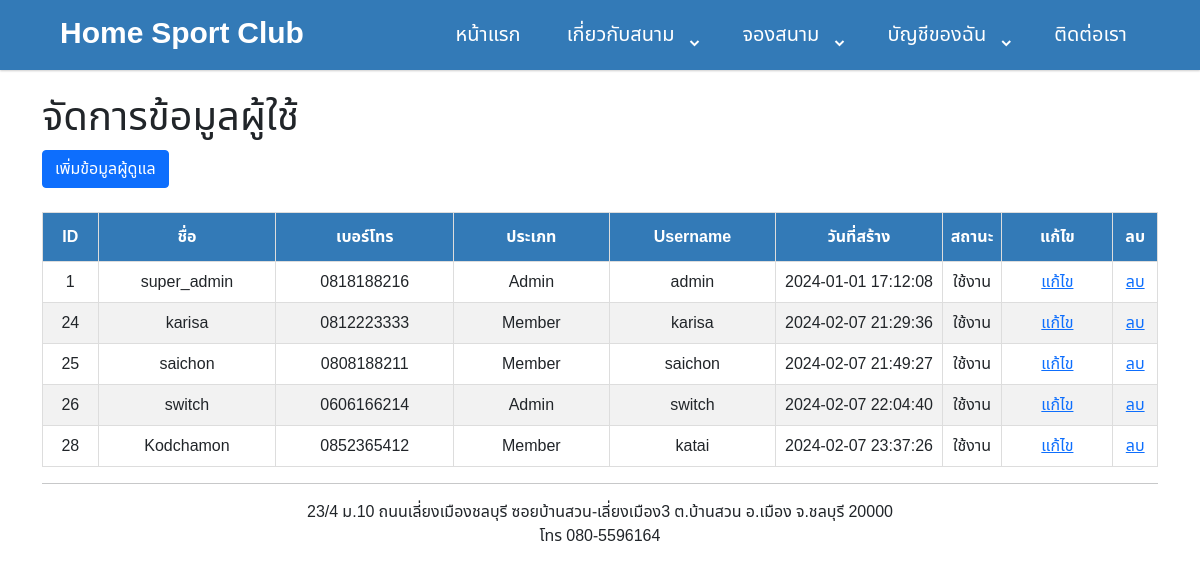
Page /badminton/profile_list.php (signed in) on the earlier database version.
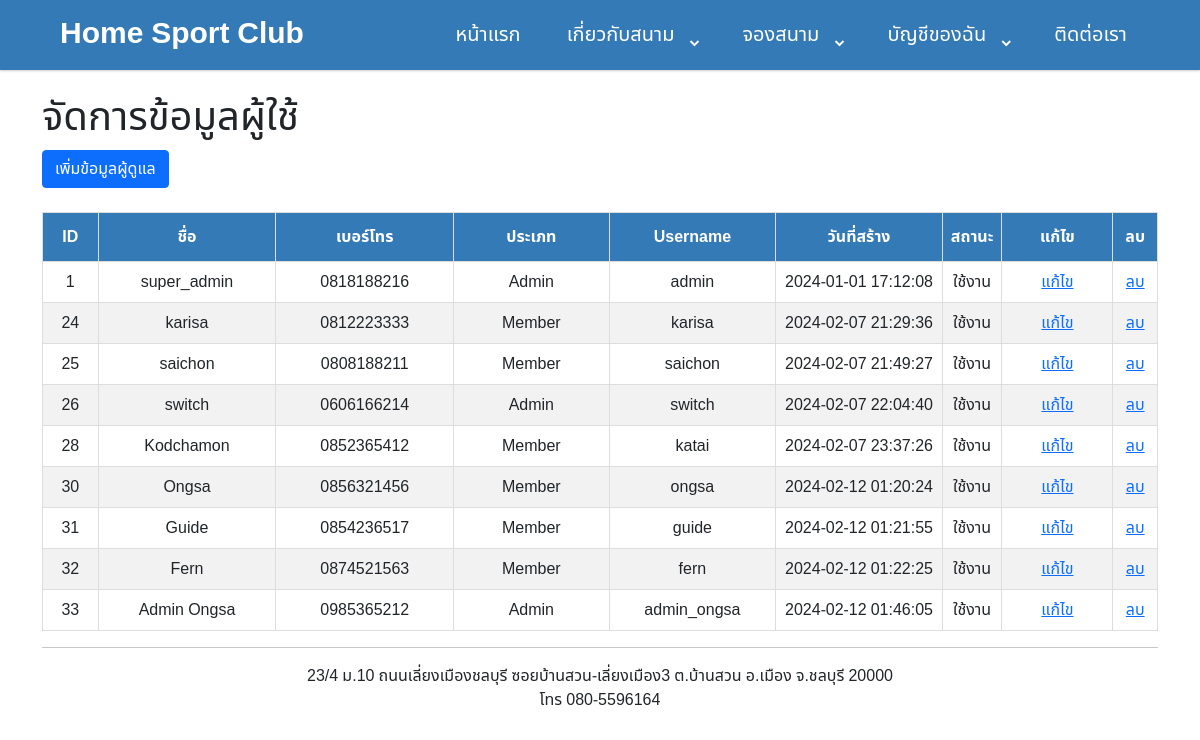
Same page on the later database version.
### tables this page shows
CREATE TABLE `t_user` (
  `user_id` int(11) NOT NULL,
  `user_name` varchar(50) NOT NULL,
  `user_tel` varchar(32) NOT NULL,
  `user_username` varchar(20) NOT NULL,
  `user_password` varchar(64) NOT NULL,
  `user_type` int(11) NOT NULL COMMENT 'm_user_type',
  `image_name` varchar(50) DEFAULT NULL,
  `create_date` datetime NOT NULL,
  `edit_date` datetime DEFAULT NULL,
  `create_by` int(11) NOT NULL COMMENT 't_user',
  `edit_by` int(11) DEFAULT NULL COMMENT 't_user',
  `del` tinyint(1) NOT NULL
);

### badminton/profile_list.php (the view, shortened to what this page needs)
<?php
include 'common/connect.php';
include "header.php";
?>
<!DOCTYPE html>
<html lang="en">
<head>
    <link href='https://unpkg.com/boxicons@2.0.7/css/boxicons.min.css' rel='stylesheet'>
    <link rel="stylesheet" href="css/boostrap/css/bootstrap.min.css">
    <link rel="stylesheet" href="css/mytable.css">
</head>
<body>
    <div class="container">
        <br>
        <h1>จัดการข้อมูลผู้ใช้</h1> <a href="addadmin.php" type="button" class="btn btn-primary">เพิ่มข้อมูลผู้ดูแล</a> <BR>
        <table id="customers">
            <BR>
            <thead>
                <tr>
                    <th width="5%">ID</th>
                    <th width="16%">ชื่อ</th>
                    <th width="16%">เบอร์โทร</th>
                    <th width="14%">ประเภท</th>
                    <th width="15%">Username</th>
                    <th width="15%">วันที่สร้าง</th>
                    <th width="5%">สถานะ</th>
                    <th width="10%">แก้ไข</th>
                    <th width="10%">ลบ</th>
                </tr>
            </thead>
            <tbody>
                <?php
                $sql = "SELECT * FROM `t_user` WHERE del = '0'";
                $result = mysqli_query($conn, $sql);
                while ($row = mysqli_fetch_assoc($result)) {
                    echo "<td>" . $row["user_id"] .  "</td> ";
                    echo "<td>" . $row["user_name"] .  "</td> ";
                    echo "<td>" . $row["user_tel"] .  "</td> ";
                    if ($row["user_type"] == 1) {
                        echo "<td>" . "Admin" .  "</td> ";
                    } else {
                        echo "<td>" . "Member" .  "</td> ";
                    }
                    echo "<td>" . $row["user_username"] .  "</td> ";
                    echo "<td>" . $row["create_date"] .  "</td> ";
                    if ($row["del"] == 0) {
                        echo "<td>" . "ใช้งาน" .  "</td> ";
                    } else {
                        echo "<td>" . "ไม่ใช้งาน" .  "</td> ";
                    }
                    echo "<td><a href='edit_member.php?id=$row[user_id]' onclick=\"return confirm('ต้องการแก้ไขข้อมูลใช่ไหม!!!')\">แก้ไข</a></td> ";
                    echo "<td><a href='controllers/delete_member.php?id=$row[user_id]' onclick=\"return confirm('ต้องการลบข้อมูลใช่ไหม!!!')\">ลบ</a></td> ";
                }
                echo "</table>";
                ?>
    </div>
    <?php include "footer.php" ?>
</body>
</html>

### badminton/header.php (shortened to what this page needs)
<!DOCTYPE html>
<html lang="en" dir="ltr">
<head>
  <link rel="stylesheet" href="css/style.css">
  <link href='https://unpkg.com/boxicons@2.0.7/css/boxicons.min.css' rel='stylesheet'>
  <link rel="stylesheet" href="css/boostrap/css/bootstrap.min.css">
</head>
<body>
  <nav class="navbar navbar-inverse" data-spy="affix" data-offset-top="197">
    <div class="navbar">
      <div class="logo" style="color: #fff;"><a>Home Sport Club</a></div>
      <div class="nav-links">
        <ul class="links">
          <li><a href="home.php">หน้าแรก</a></li>
          <li>
            <a>เกี่ยวกับสนาม</a>
            <i class='bx bxs-chevron-down htmlcss-arrow arrow  '></i>
          </li>
        </ul>
        <li>
          <a>จองสนาม</a>
          <i class='bx bxs-chevron-down js-arrow arrow '></i>
        </li>
        <li>
          <a>บัญชีของฉัน</a>
          <i class='bx bxs-chevron-down js-arrow arrow '></i>
        </li>
        <li><a href="contact.php">ติดต่อเรา</a></li>
      </div>
    </div>
  </nav>
</body>
</html>

### badminton/footer.php (shortened to what this page needs)
<!DOCTYPE html>
<html lang="en">
<head>
</head>
<body>
<footer class="sticky-footer bg-white">
    <div class="container my-auto">
        <div class="copyright text-center my-auto">
            <hr>
            <span>23/4 ม.10 ถนนเลี่ยงเมืองชลบุรี ซอยบ้านสวน-เลี่ยงเมือง3 ต.บ้านสวน อ.เมือง จ.ชลบุรี 20000</span>
            <p>โทร 080-5596164</p>
        </div>
    </div>
</footer>
</body>
</html>

### badminton/css/style.css (style rules this page uses)
* { box-sizing: border-box; font-family: 'M PLUS Rounded 1c', sans-serif; font-family: 'Noto Sans Thai', sans-serif; }
body { margin: 0; background: #f4f4fb; }
nav { height: 55px; position: relative; top: 20px; width: 100%; display: flex; background: #c6efff; justify-content: space-between; }
nav ul { margin: 0; display: flex; }
nav ul li { list-style: none; }
nav ul li a { top: 20px; font-size: 18px; font-weight: 400; height: 55px; line-height: 55px; padding: 0px 9px; text-decoration: none; color: black; display: block; }
.logo { font-size: 22px; font-weight: 600; height: flex; line-height: 20px; padding: 0px 10px; }

### badminton/css/mytable.css (style rules this page uses)
#customers { font-family: Arial, Helvetica, sans-serif; border-collapse: collapse; width: 100%; }
#customers td { border: 1px solid #dddddd; padding: 8px; text-align: center; }
#customers th { border: 1px solid #ddd; padding: 8px; }
#customers th { padding-top: 12px; padding-bottom: 12px; text-align: center; background-color: #337ab7; color: white; }

### badminton/header.php (style rules this page uses)
* { margin: 0; padding: 0; box-sizing: border-box; font-family: 'M PLUS Rounded 1c', sans-serif; font-family: 'Noto Sans Thai', sans-serif; }
body { min-height: 100vh; }
nav { position: fixed; top: 0; left: 0; width: 100%; height: 70px; background-color: #337ab7; box-shadow: 0 1px 2px rgba(0, 0, 0, 0.2); z-index: 9999 !important; display: block; }
nav .navbar { height: 100%; max-width: 1250px; width: 100%; display: flex; align-items: center; justify-content: space-between; margin: auto; padding: 0 50px; }
.navbar .logo a { font-size: 30px; color: #fff; text-decoration: none; font-weight: 600; }
nav .navbar .nav-links { height: 100%; }
nav .navbar .links { display: flex; }
nav .navbar .links li { position: relative; display: flex; align-items: center; justify-content: space-between; list-style: none; padding: 0 14px; }
nav .navbar .links li a { height: 100%; text-decoration: none; white-space: nowrap; color: #fff; font-size: 20px; font-weight: 500; }
nav .navbar .links li .arrow { height: 100%; width: 22px; line-height: 70px; text-align: center; display: inline-block; color: #fff; transition: all 0.3s ease; }

### badminton/profile_list.php (style rules this page uses)
* { margin: 0; padding: 0; box-sizing: border-box; font-family: 'M PLUS Rounded 1c', sans-serif; font-family: 'Noto Sans Thai', sans-serif; }
body { min-height: 100vh; }
thead { background-color: #64C5D7; color: #000; }

Differences in the rows shown:
added t_user: user "30", user_name "Ongsa", user_tel "0856321456", shows "Member", user_username "ongsa", create_date "2024-02-12 01:20:24", del "ใช้งาน"
added t_user: user "31", user_name "Guide", user_tel "0854236517", shows "Member", user_username "guide", create_date "2024-02-12 01:21:55", del "ใช้งาน"
added t_user: user "32", user_name "Fern", user_tel "0874521563", shows "Member", user_username "fern", create_date "2024-02-12 01:22:25", del "ใช้งาน"
added t_user: user "33", user_name "Admin Ongsa", user_tel "0985365212", user_username "admin_ongsa", create_date "2024-02-12 01:46:05", del "ใช้งาน"
